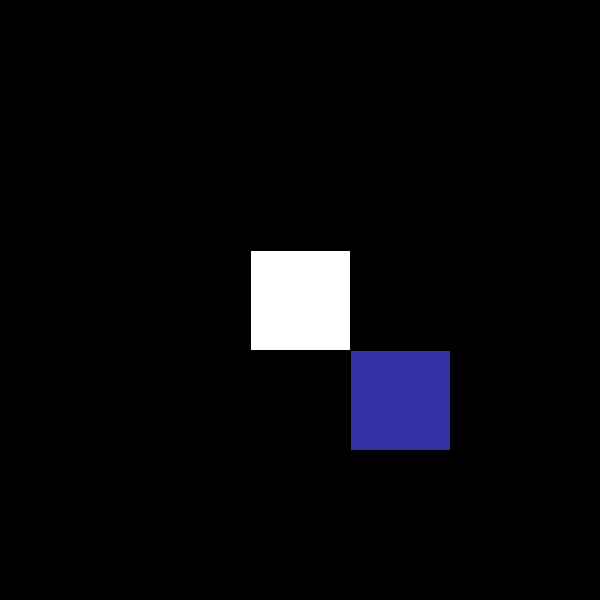
Frame 1 (no input)
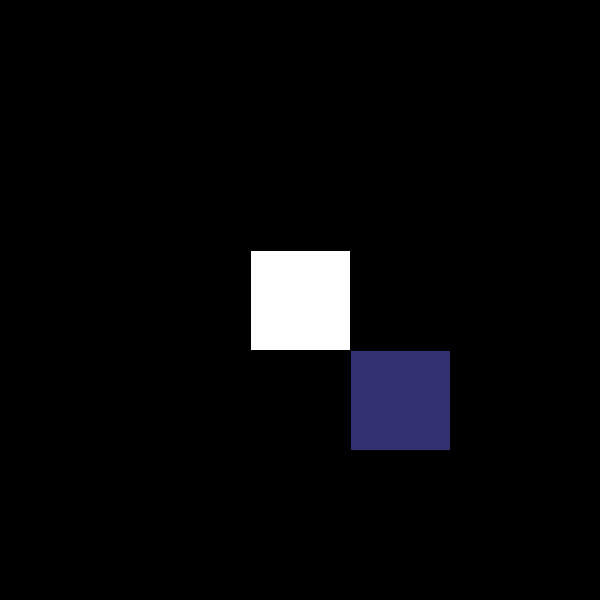
Frame 60 (the mouse pressed at the canvas centre just before this capture)
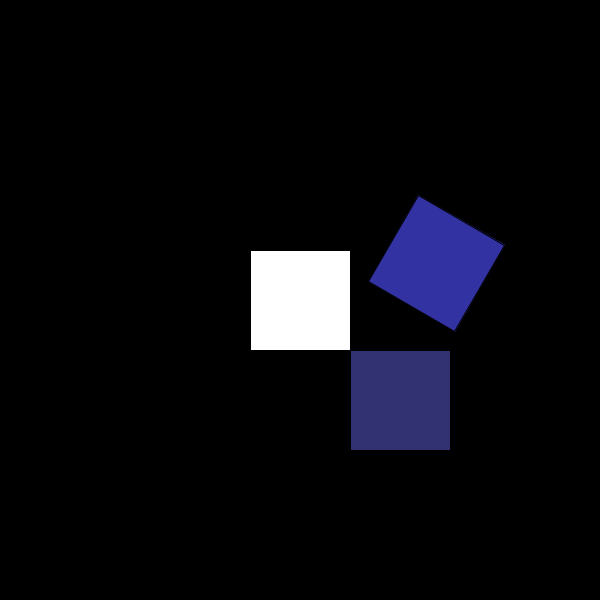
Frame 120 (the mouse held since frame 60 and released just before this capture)

The Processing sketch that drew these frames (run headless with seeded random() and noise(); from frame 60 on, the mouse is pressed at the canvas centre):

// Processing sketch: week6_midterm1
// ── week6_midterm1.pde
//change this sketch so it rotates around the original position of the shape 

void setup() {
  size(600, 600); 
  rectMode(CENTER);
  background(0);
}

void draw(){
  
  fill(255);
  rect(width/2, height/2, 100, 100); 
  
  translate(width/2, height/2); //translate to the center
  pushMatrix(); 
  rotate(radians(mouseX)); 
  fill(50, 50, random(100,200)); 
  rect(100, 100, 100, 100); //make x&y in relation to the center
  popMatrix(); 
}
